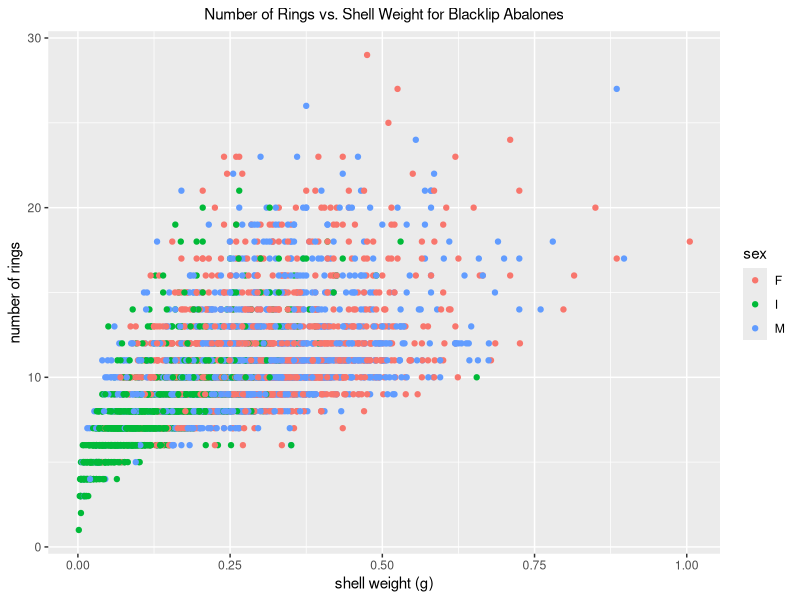
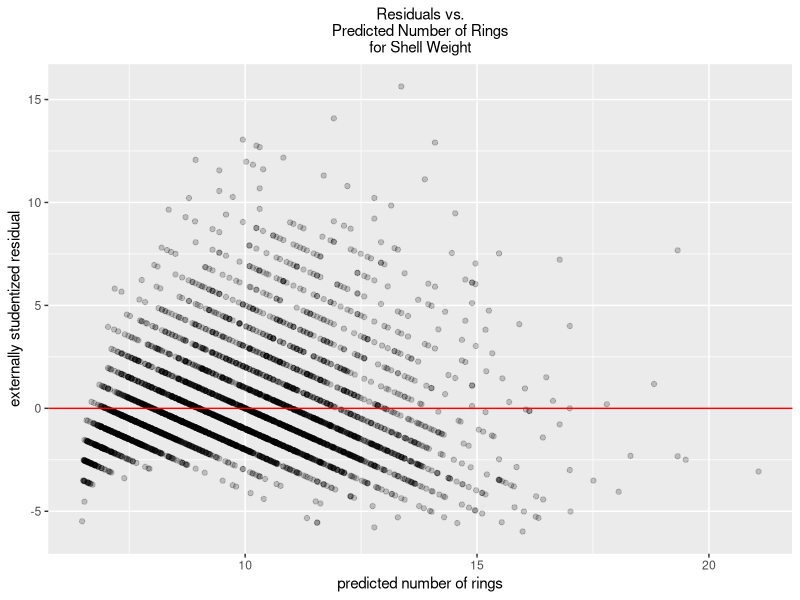
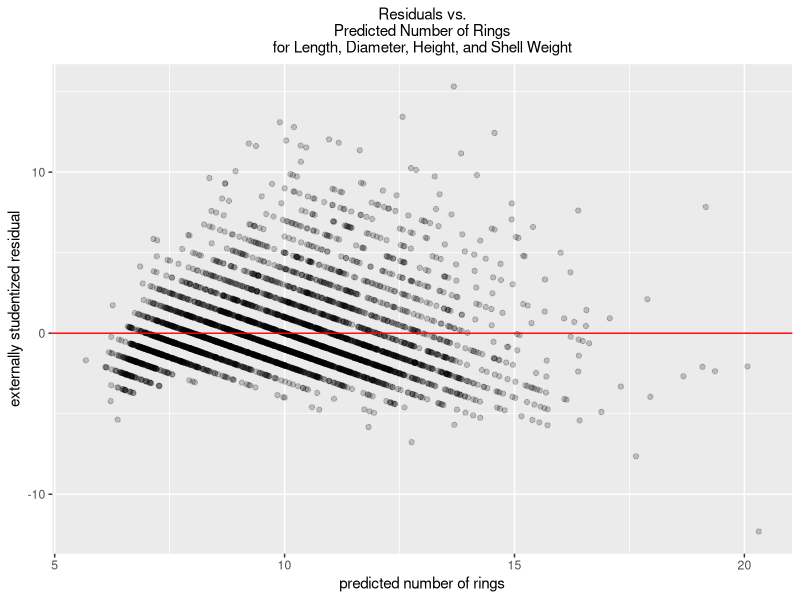
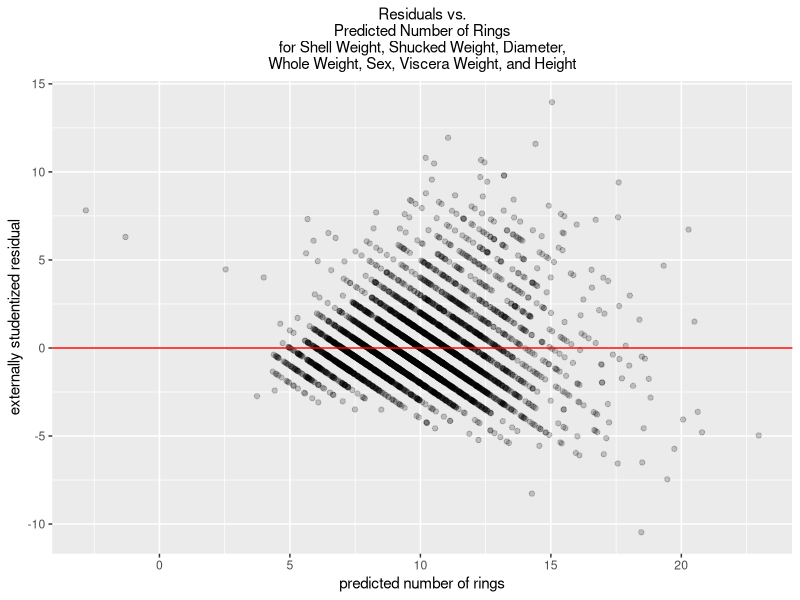
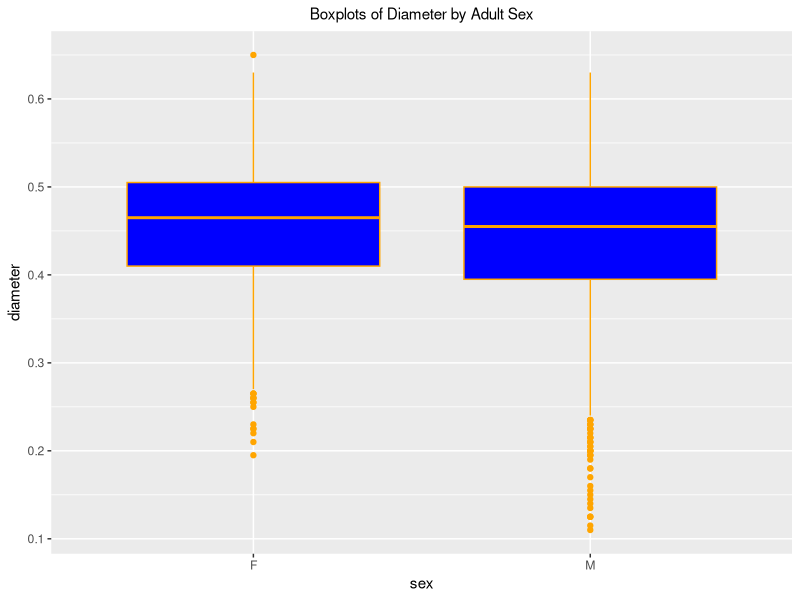
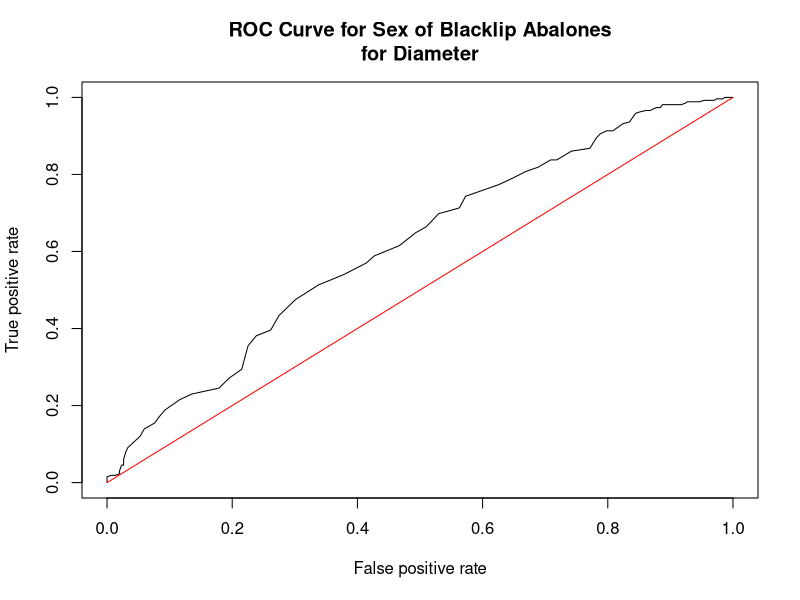
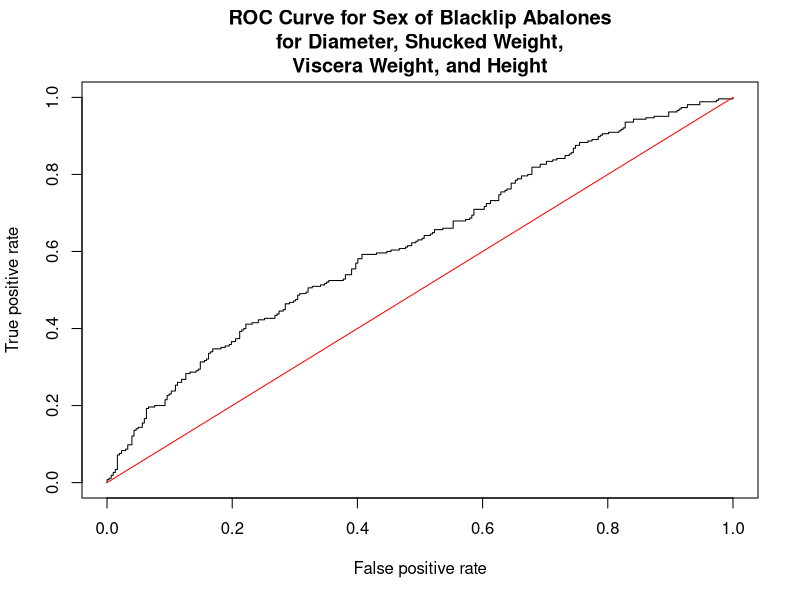

R code for these plots, in order:
## ---- chunk 1
library(dplyr)
data_set <- read.csv('Data_Set--Abalones--With_Column_Names.csv', header = TRUE)
data_set_for_males_and_females <- data_set %>% filter(sex == 'M' | sex == 'F')
## ---- chunk 2
library(ggplot2)
ggplot(data_set, aes(x = shell_weight, y = rings, color = sex)) +
    geom_point() +
    labs(
        title = "Number of Rings vs. Shell Weight for Blacklip Abalones",
        x = "shell weight (g)",
        y = "number of rings"
    ) +
    theme(
        plot.title = element_text(hjust = 0.5, size = 11),
        axis.text.x = element_text(angle = 0)
    )
## ---- chunk 3
linear_model <- lm(rings ~ shell_weight, data = data_set)
ggplot(
    data.frame(
        the_residuals = linear_model$residuals,
        predicted_rings = linear_model$fitted.values
    ),
    aes(x = predicted_rings, y = the_residuals)
) +
    geom_point(alpha = 0.2) +
    geom_hline(yintercept = 0, color = "red") +
    labs(
        x = "predicted number of rings",
        y = "externally studentized residual",
        title = "Residuals vs.\nPredicted Number of Rings\nfor Shell Weight"
    ) +
theme(
    plot.title = element_text(hjust = 0.5, size = 11),
    axis.text.x = element_text(angle = 0)
)
## ---- chunk 4
linear_model <- lm(rings ~ length + diameter + height + shell_weight, data = data_set)
ggplot(
    data.frame(
        the_residuals = linear_model$residuals,
        predicted_rings = linear_model$fitted.values
    ),
    aes(x = predicted_rings, y = the_residuals)
) +
    geom_point(alpha = 0.2) +
    geom_hline(yintercept = 0, color = "red") +
    labs(
        x = "predicted number of rings",
        y = "externally studentized residual",
        title = "Residuals vs.\nPredicted Number of Rings\nfor Length, Diameter, Height, and Shell Weight"
    ) +
theme(
    plot.title = element_text(hjust = 0.5, size = 11),
    axis.text.x = element_text(angle = 0)
)
## ---- chunk 5
linear_model <- lm(rings ~ shell_weight + shucked_weight + diameter + whole_weight + sex + viscera_weight + height, data = data_set)
ggplot(
    data.frame(
        the_residuals = linear_model$residuals,
        predicted_rings = linear_model$fitted.values
    ),
    aes(x = predicted_rings, y = the_residuals)
) +
    geom_point(alpha = 0.2) +
    geom_hline(yintercept = 0, color = "red") +
    labs(
        x = "predicted number of rings",
        y = "externally studentized residual",
        title = "Residuals vs.\nPredicted Number of Rings\nfor Shell Weight, Shucked Weight, Diameter,\nWhole Weight, Sex, Viscera Weight, and Height"
    ) +
theme(
    plot.title = element_text(hjust = 0.5, size = 11),
    axis.text.x = element_text(angle = 0)
)
## ---- chunk 6
ggplot(data_set_for_males_and_females, aes(x = sex, y = diameter)) +
    geom_boxplot(fill = "Blue", color = "Orange") +
    labs(
        y = "diameter",
        title = "Boxplots of Diameter by Adult Sex"
    ) +
    theme(
        plot.title = element_text(hjust = 0.5, size = 11),
    )
## ---- chunk 7
library(ROCR)
data_set_for_males_and_females <-
    data_set %>%
    filter(sex == 'M' | sex == 'F') %>%
    mutate(sex = replace(sex, sex == 'M', 0)) %>%
    mutate(sex = replace(sex, sex == 'F', 1))
data_set_for_males_and_females$sex <- as.numeric(data_set_for_males_and_females$sex)
set.seed(0)
sample <- sample.int(nrow(data_set_for_males_and_females), floor(0.8*nrow(data_set_for_males_and_females)), replace = FALSE)
training_data_set <- data_set_for_males_and_females[sample, ]
testing_data_set <- data_set_for_males_and_females[-sample, ]
logistic_model <- glm(sex ~ diameter, data = training_data_set, family = "binomial")
predictions <- predict(logistic_model, newdata = testing_data_set, type = "response")
prediction_object <- prediction(predictions, testing_data_set$sex)
ROC_curve <- performance(prediction_object, measure = "tpr", x.measure = "fpr")
plot(ROC_curve, main = "ROC Curve for Sex of Blacklip Abalones\nfor Diameter")
lines(x = c(0, 1), y = c(0, 1), col = "red")
## ---- chunk 8
logistic_model <- glm(sex ~ diameter + shucked_weight + viscera_weight + height, data = training_data_set, family = "binomial")
predictions <- predict(logistic_model, newdata = testing_data_set, type = "response")
prediction_object <- prediction(predictions, testing_data_set$sex)
ROC_curve <- performance(prediction_object, measure = "tpr", x.measure = "fpr")
plot(ROC_curve, main = "ROC Curve for Sex of Blacklip Abalones\nfor Diameter, Shucked Weight,\nViscera Weight, and Height")
lines(x = c(0, 1), y = c(0, 1), col = "red")
